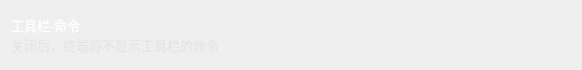
                  <widget class="QWidget" name="verticalWidget_34" native="true">
                   <property name="minimumSize">
                    <size>
                     <width>0</width>
                     <height>70</height>
                    </size>
                   </property>
                   <property name="maximumSize">
                    <size>
                     <width>16777215</width>
                     <height>70</height>
                    </size>
                   </property>
                   <property name="styleSheet">
                    <string notr="true">#verticalWidget_34{background-color: rgba(223, 223, 223,50);
border-radius: 5px;}</string>
                   </property>
                   <layout class="QHBoxLayout" name="horizontalLayout_45">
                    <item>
                     <widget class="QWidget" name="horizontalWidget_33" native="true">
                      <property name="minimumSize">
                       <size>
                        <width>0</width>
                        <height>40</height>
                       </size>
                      </property>
                      <property name="maximumSize">
                       <size>
                        <width>16777215</width>
                        <height>40</height>
                       </size>
                      </property>
                      <layout class="QVBoxLayout" name="verticalLayout_41">
                       <property name="spacing">
                        <number>0</number>
                       </property>
                       <property name="leftMargin">
                        <number>0</number>
                       </property>
                       <property name="topMargin">
                        <number>0</number>
                       </property>
                       <property name="rightMargin">
                        <number>0</number>
                       </property>
                       <property name="bottomMargin">
                        <number>0</number>
                       </property>
                       <item>
                        <widget class="QLabel" name="label_commandDisplay">
                         <property name="font">
                          <font>
                           <family>OPPOSans B</family>
                           <pointsize>10</pointsize>
                           <stylestrategy>PreferAntialias</stylestrategy>
                          </font>
                         </property>
                         <property name="styleSheet">
                          <string notr="true">color: rgb(255, 255, 255);</string>
                         </property>
                         <property name="text">
                          <string>工具栏-命令</string>
                         </property>
                        </widget>
                       </item>
                       <item>
                        <widget class="QLabel" name="label_commandDisplay_tip">
                         <property name="minimumSize">
                          <size>
                           <width>0</width>
                           <height>20</height>
                          </size>
                         </property>
                         <property name="maximumSize">
                          <size>
                           <width>16777215</width>
                           <height>20</height>
                          </size>
                         </property>
                         <property name="font">
                          <font>
                           <family>OPPOSans B</family>
                           <pointsize>10</pointsize>
                           <stylestrategy>PreferAntialias</stylestrategy>
                          </font>
                         </property>
                         <property name="styleSheet">
                          <string notr="true">color: rgba(223, 223, 223, 150);</string>
                         </property>
                         <property name="text">
                          <string>关闭后，终端将不显示工具栏的命令</string>
                         </property>
                        </widget>
                       </item>
                      </layout>
                     </widget>
                    </item>
                    <item>
                     <spacer name="horizontalSpacer_64">
                      <property name="orientation">
                       <enum>Qt::Horizontal</enum>
                      </property>
                      <property name="sizeHint" stdset="0">
                       <size>
                        <width>352</width>
                        <height>20</height>
                       </size>
                      </property>
                     </spacer>
                    </item>
                    <item>
                     <layout class="QVBoxLayout" name="verticalLayout_commandDisplay"/>
                    </item>
                   </layout>
                  </widget>
